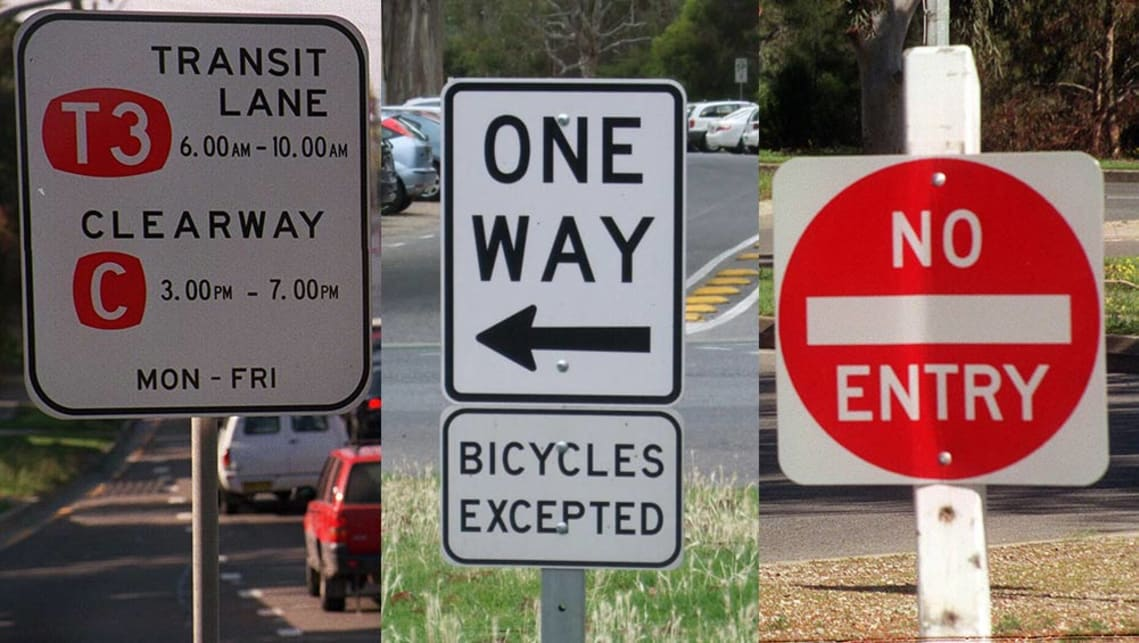
#> input picture project1/ex2.jpg, 1139 x 643 px
$ python project.py ex2.jpg
#> lines starting #> are read from the running program, lines starting #| are printed output that depends on the picture; after the words box and inside, x2 and y2 are one past the last pixel; in counts of white or black regions, pixels touching at a corner belong together
import cv2
import sys
import numpy as np
import pytesseract
from pytesseract import Output

FPS = 60

def openImage(name):
#> called with name = 'ex2.jpg'
    return cv2.imread(name,cv2.IMREAD_COLOR)
#> returned value is the input picture: shape (643, 1139, 3); mean B, G, R 97.3, 101, 121.2

# [11 lines left out: function takeImageFromCamera, not called in this run]

def convertToHSV(img):
    return cv2.cvtColor(img, cv2.COLOR_BGR2HSV);

def convertToRGB(img):
    return cv2.cvtColor(img, cv2.COLOR_HSV2BGR);

HSV_RANGES = {
    # red is a major color
    'red': [
        {
            'lower': np.array([0, 100, 100]),
            'upper': np.array([20, 255, 255])
        },
        {
            'lower': np.array([170, 39, 64]),
            'upper': np.array([180, 255, 255])
        }
    ],
    # yellow is a minor color
    'yellow': [
        {
            'lower': np.array([21, 39, 64]),
            'upper': np.array([40, 255, 255])
        }
    ],
    # green is a major color
    'green': [
        {
            'lower': np.array([41, 39, 64]),
            'upper': np.array([80, 255, 255])
        }
    ],
    # cyan is a minor color
    'cyan': [
        {
            'lower': np.array([81, 39, 64]),
            'upper': np.array([100, 255, 255])
        }
    ],
    # blue is a major color
    'blue': [
        {
            'lower': np.array([101, 39, 64]),
            'upper': np.array([140, 255, 255])
        }
    ],
    # violet is a minor color
    'violet': [
        {
            'lower': np.array([141, 39, 64]),
            'upper': np.array([160, 255, 255])
        }
    ],
    # next are the monochrome ranges
    # black is all H & S values, but only the lower 25% of V
    'black': [
        {
            'lower': np.array([0, 0, 0]),
            'upper': np.array([180, 255, 63])
        }
    ],
    # gray is all H values, lower 15% of S, & between 26-89% of V
    'gray': [
        {
            'lower': np.array([0, 0, 64]),
            'upper': np.array([180, 38, 228])
        }
    ],
    # white is all H values, lower 15% of S, & upper 10% of V
    'white': [
        {
            'lower': np.array([0, 0, 229]),
            'upper': np.array([180, 38, 255])
        }
    ]
}

# [72 lines left out: functions create_mask, removeAllButOneColor, detectCircles, detectTriangles, detectRectangles, detectStop, not called in this run]

def detectStopText(img):
    gray = cv2.cvtColor(img, cv2.COLOR_BGR2GRAY)
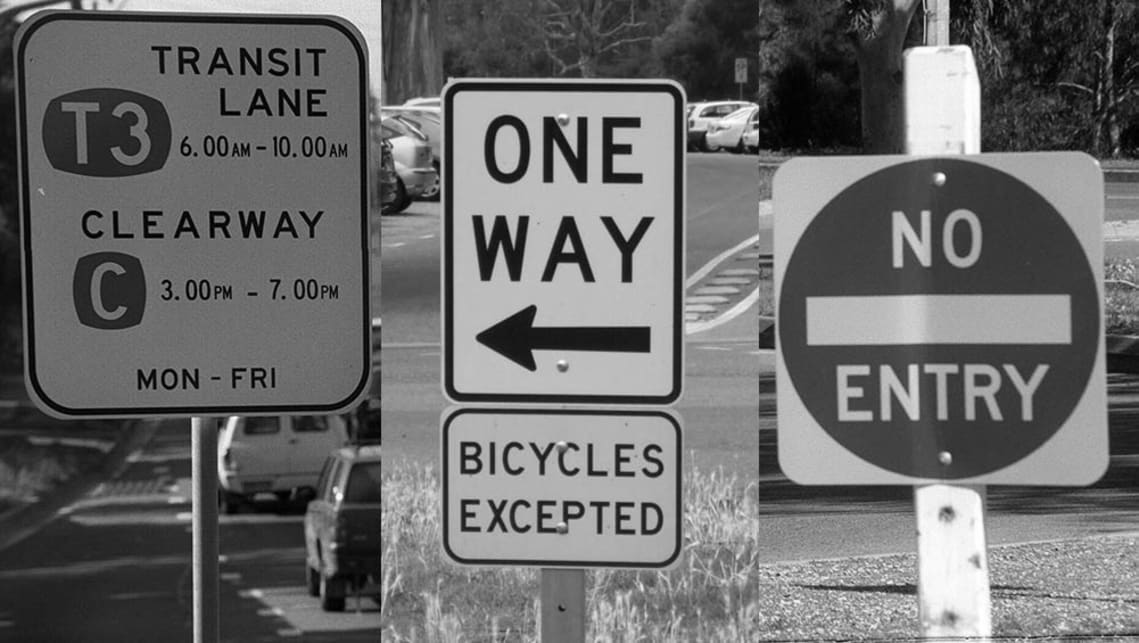
#> gray: shape (643, 1139); min 0, max 255, mean 106.7
    low=np.array([150])
    high=np.array([255])
    mask = cv2.inRange(gray, low, high)
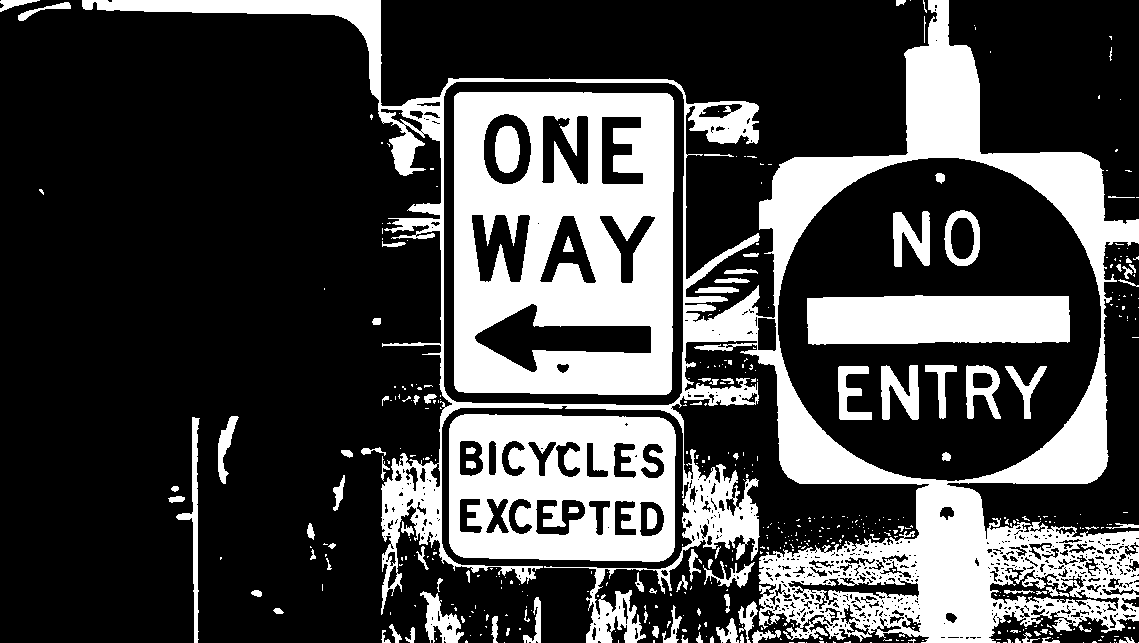
#> mask: shape (643, 1139); 27.7% white; 487 white regions (383 under 20 px), largest, box (x1, y1, x2, y2) and area: (82, 0, 1139, 643) 97546, (454, 92, 674, 395) 48832, (449, 414, 676, 562) 25422
    gray[mask > 0] = 0
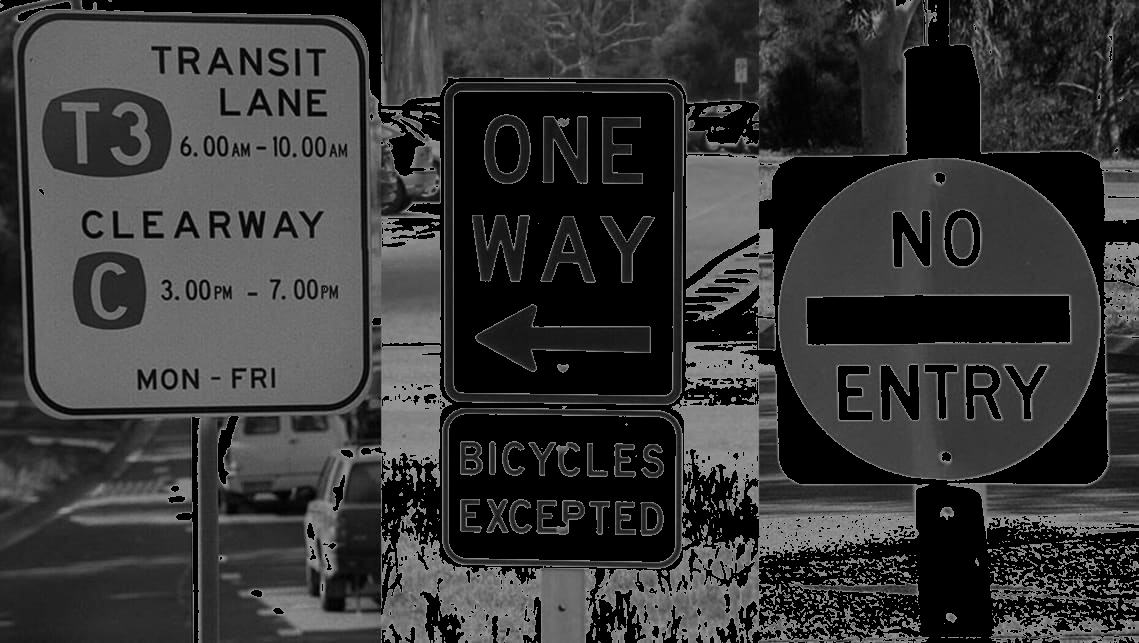
#> gray: shape (643, 1139); min 0, max 149, mean 55.6
    # print(pytesseract.image_to_string(gray, lang='eng', config='--psm 10 --oem 3'))
#> (the run stopped early here; a loop or call above may not have finished)

$ run again, on project1/sign.jpg
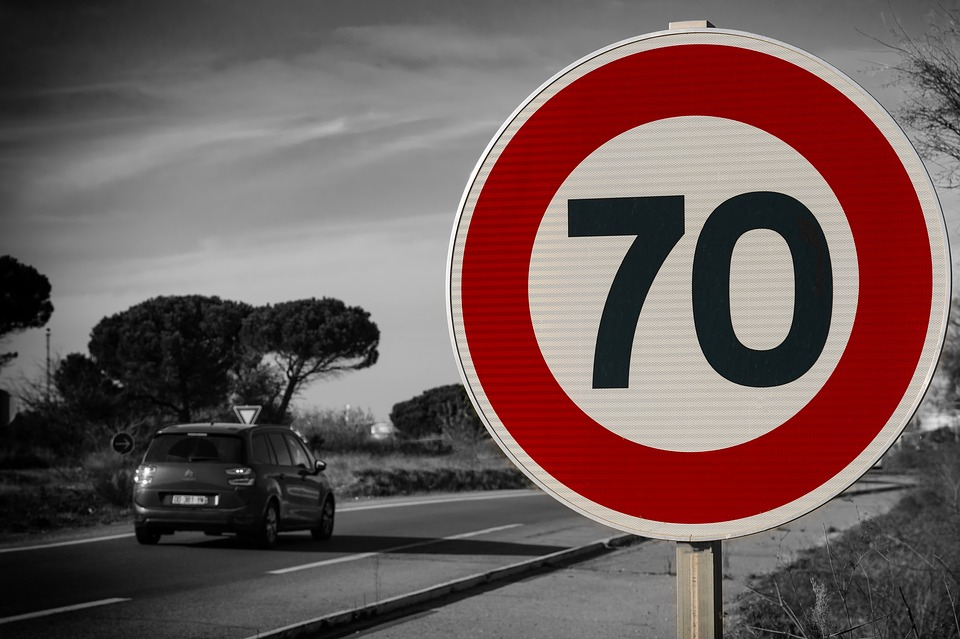
#> input picture project1/sign.jpg, 960 x 639 px
#> in openImage, returned value is the input picture: shape (639, 960, 3); mean B, G, R 87.4, 88.8, 109.6
#> in detectStopText, `mask = cv2.inRange(gray, low, high)`:
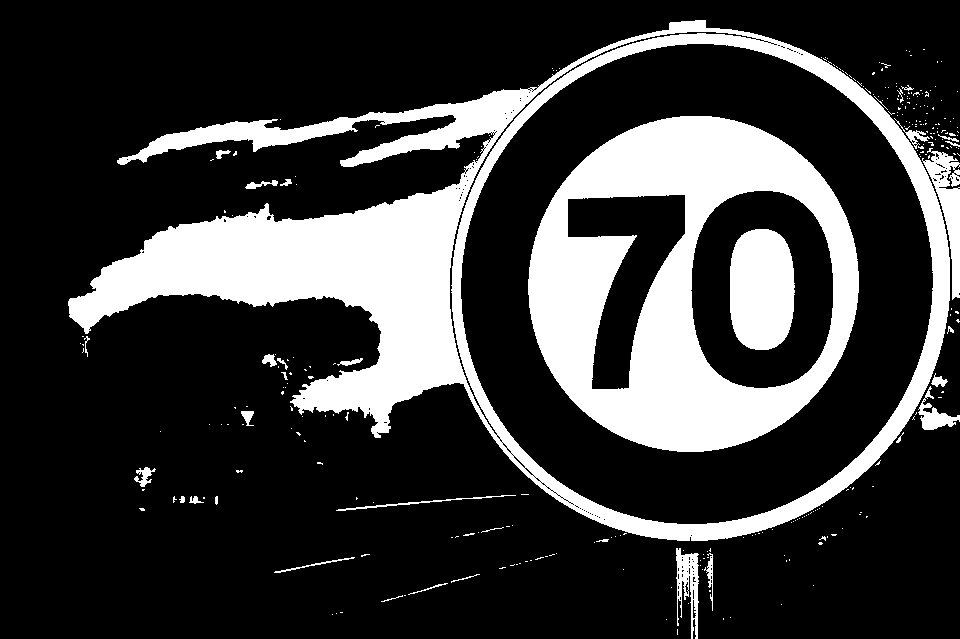
#> mask: shape (639, 960); 23.1% white; 297 white regions (261 under 20 px), largest, box (x1, y1, x2, y2) and area: (68, 20, 950, 541) 74259, (528, 116, 859, 452) 53568, (730, 229, 795, 350) 6739
#> in detectStopText, `gray[mask > 0] = 0`:
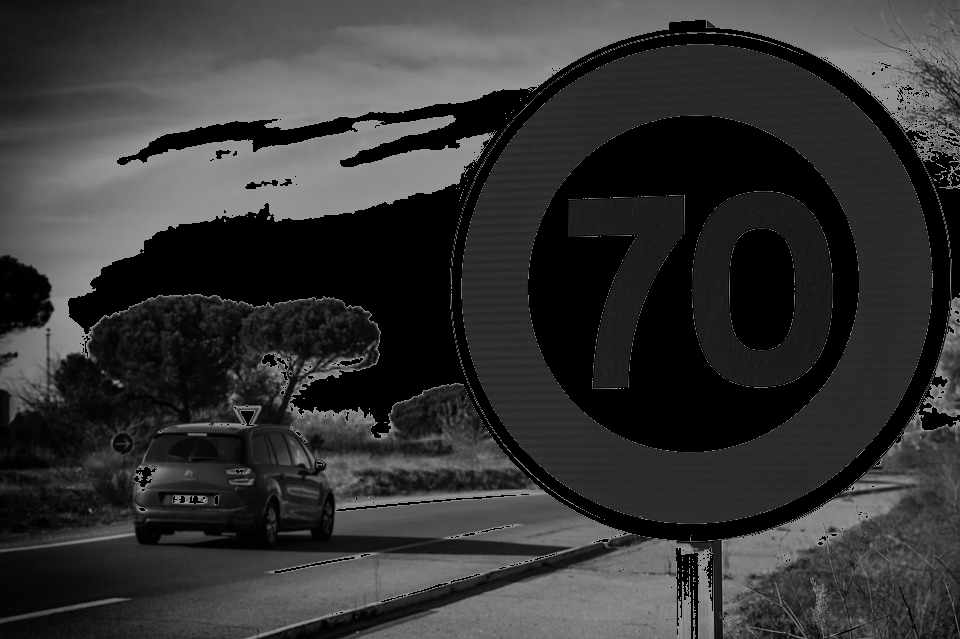
#> gray: shape (639, 960); min 0, max 149, mean 52.5

$ run again, on project1/stop.jpg
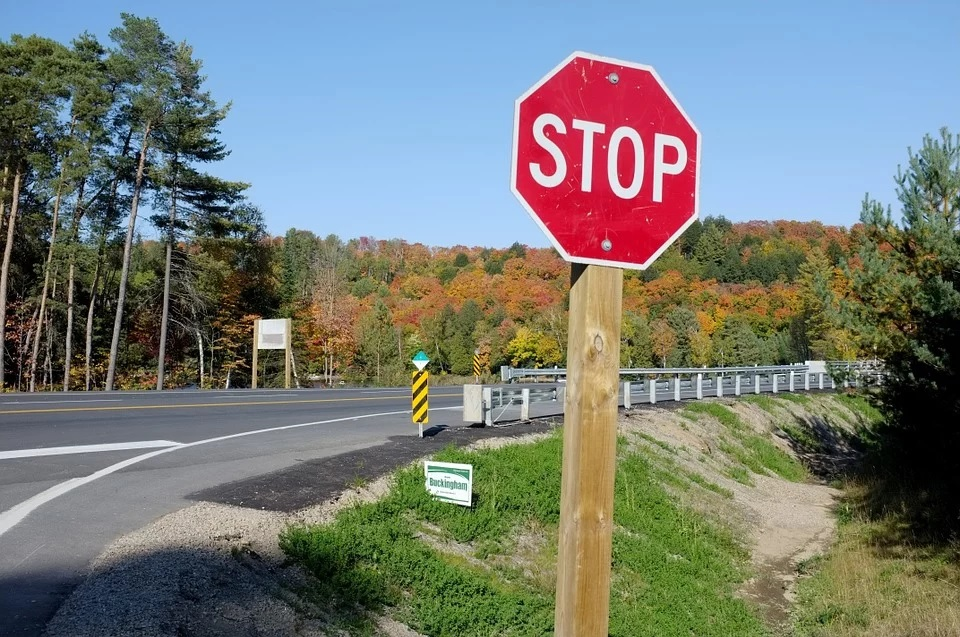
#> input picture project1/stop.jpg, 960 x 637 px
#> in openImage, returned value is the input picture: shape (637, 960, 3); mean B, G, R 118.5, 123.7, 118.5
#> in detectStopText, `mask = cv2.inRange(gray, low, high)`:
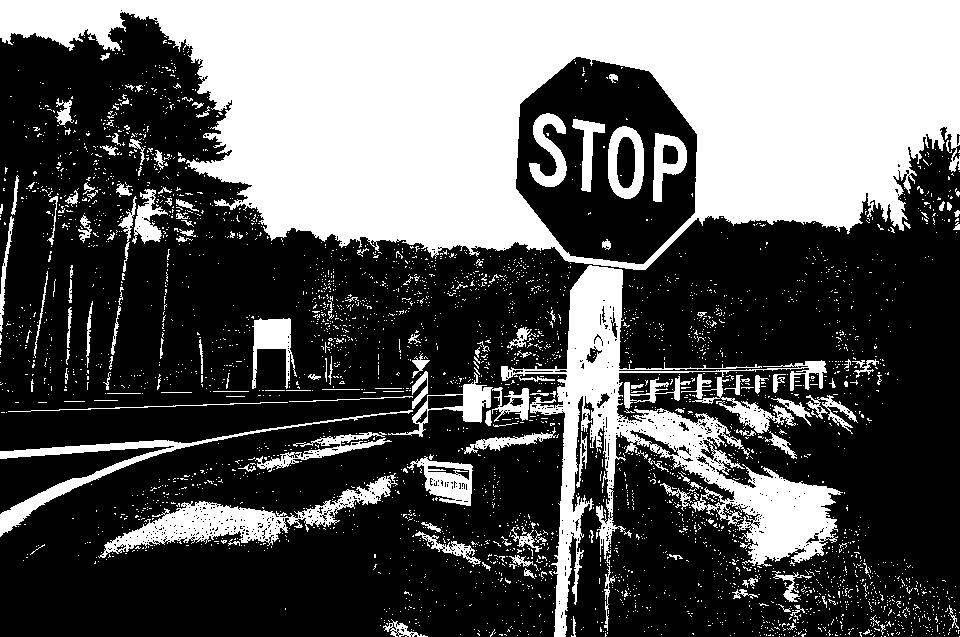
#> mask: shape (637, 960); 36% white; 3567 white regions (3400 under 20 px), largest, box (x1, y1, x2, y2) and area: (0, 0, 960, 270) 150702, (501, 265, 843, 637) 27083, (98, 473, 398, 558) 6007
#> in detectStopText, `gray[mask > 0] = 0`:
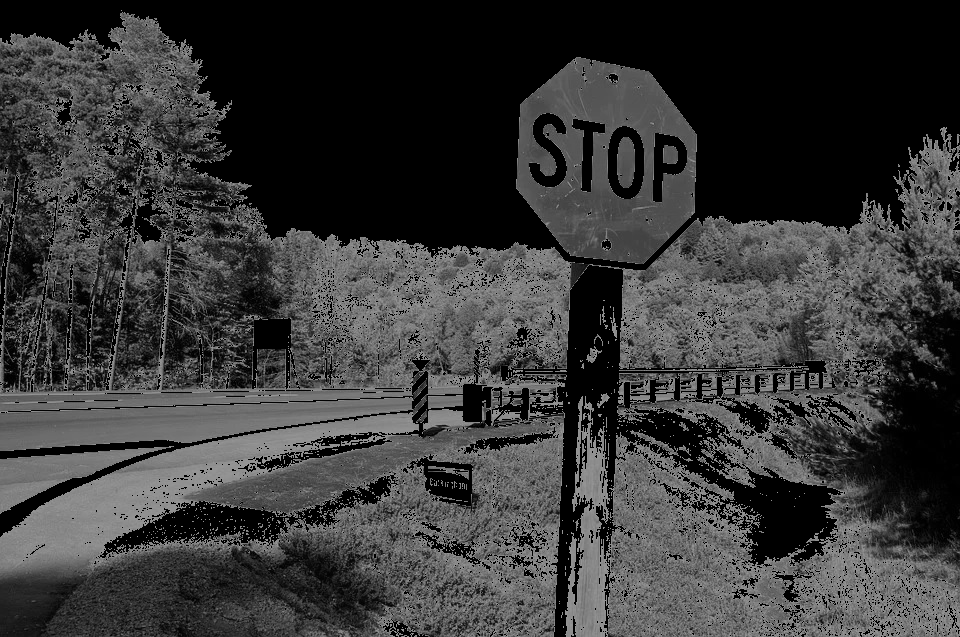
#> gray: shape (637, 960); min 0, max 149, mean 56.2
